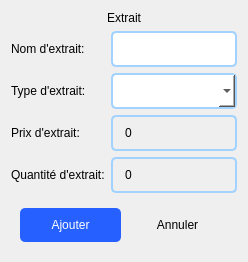
          <widget class="QWidget" name="page_25">
           <layout class="QGridLayout" name="gridLayout_31">
            <item row="0" column="0" colspan="2">
             <widget class="QLabel" name="label_44">
              <property name="maximumSize">
               <size>
                <width>16777215</width>
                <height>70</height>
               </size>
              </property>
              <property name="styleSheet">
               <string notr="true">font: italic 20pt &quot;Times New Roman&quot;;
color: rgb(0, 0, 0);
background-color: rgb(0,0, 0, 0);</string>
              </property>
              <property name="text">
               <string>Extrait</string>
              </property>
              <property name="alignment">
               <set>Qt::AlignCenter</set>
              </property>
             </widget>
            </item>
            <item row="1" column="0">
             <widget class="QLabel" name="label_39">
              <property name="styleSheet">
               <string notr="true">background-color: rgb(0,0, 0, 0);
color: rgb(0, 0, 0);
font: 12pt &quot;Times New Roman&quot;;</string>
              </property>
              <property name="text">
               <string>Nom d'extrait:</string>
              </property>
             </widget>
            </item>
            <item row="1" column="1">
             <widget class="QLineEdit" name="ext_name_2">
              <property name="styleSheet">
               <string notr="true">QLineEdit{
	outline:none;
	padding:8px 8px;
	background-color: rgb(255, 255, 255);
	font: 12pt &quot;Times New Roman&quot;;
	front-size:12px;
	border-radius:5px;
	border: 2px solid #a2d2ff

}
QLineEdit:hover{
	border:2px solid #1d3557;
	padding-left:2px;
	background-color: #edede9
}
QLineEdit:focus{
  color: #8d8d8d;
	border-color: rgb(85, 255, 0);
  
  background: #ffffff;

}</string>
              </property>
              <property name="clearButtonEnabled">
               <bool>true</bool>
              </property>
             </widget>
            </item>
            <item row="3" column="0">
             <widget class="QLabel" name="label_40">
              <property name="styleSheet">
               <string notr="true">color: rgb(0, 0, 0);
background-color: rgb(0,0, 0, 0);
font: 12pt &quot;Times New Roman&quot;;</string>
              </property>
              <property name="text">
               <string>Prix d'extrait:</string>
              </property>
             </widget>
            </item>
            <item row="5" column="0" colspan="2">
             <widget class="QFrame" name="frame_24">
              <property name="maximumSize">
               <size>
                <width>16777215</width>
                <height>70</height>
               </size>
              </property>
              <property name="styleSheet">
               <string notr="true">
QFrame{
border:non}</string>
              </property>
              <property name="frameShape">
               <enum>QFrame::StyledPanel</enum>
              </property>
              <property name="frameShadow">
               <enum>QFrame::Raised</enum>
              </property>
              <layout class="QHBoxLayout" name="horizontalLayout_9">
               <item>
                <widget class="QPushButton" name="ext_confirm_2">
                 <property name="styleSheet">
                  <string notr="true">QPushButton{
	text-align:center;
	padding: 10px 10px;
	border-radius:5px;
	
	background-color: rgb(38, 96, 255);
	
	color: rgb(255, 255, 255);
	font: 75 italic 12pt &quot;Times New Roman&quot;;
}
QPushButton:hover{
	padding-left:2px;



}
QPushButton:pressed{
	padding-Right:2px;

}</string>
                 </property>
                 <property name="text">
                  <string>Ajouter</string>
                 </property>
                </widget>
               </item>
               <item>
                <widget class="QPushButton" name="ext_cancel_2">
                 <property name="styleSheet">
                  <string notr="true">QPushButton{
	text-align:center;
	padding: 10px 10px;
	border-radius:5px;

	background-color: transparent;
	color: rgb(0, 0, 0);
	font: 75 italic 12pt &quot;Times New Roman&quot;;
}
QPushButton:hover{
	padding-left:2px;



}
QPushButton:pressed{
	padding-Right:2px;
	
	background-color: rgb(255, 23, 23);

}
QFrame{
border:non}</string>
                 </property>
                 <property name="text">
                  <string>Annuler</string>
                 </property>
                </widget>
               </item>
              </layout>
             </widget>
            </item>
            <item row="3" column="1">
             <widget class="QSpinBox" name="spinBox_6">
              <property name="styleSheet">
               <string notr="true">QSpinBox{
	text-align:left;
	padding: 8px 10px;
	border-radius:5px;
border: 2px solid #a2d2ff;
	background-color: transparent;
	color: rgb(0, 0, 0);
	font: 75 italic 12pt &quot;Times New Roman&quot;;
}
QSpinBox:hover{
	padding-left:2px;
border:2px solid #1d3557;
background-color: #edede9


}
QSpinBox:focus{
border: 2px solid  #08ff00 

}</string>
              </property>
              <property name="buttonSymbols">
               <enum>QAbstractSpinBox::NoButtons</enum>
              </property>
              <property name="maximum">
               <number>999999999</number>
              </property>
             </widget>
            </item>
            <item row="2" column="1">
             <widget class="QComboBox" name="ext_type_2">
              <property name="styleSheet">
               <string notr="true">QComboBox{
	outline:none;
	padding:8px 8px;
	background-color: rgb(255, 255, 255);
	border:1px solid black;
	front-size:12px;
	border-radius:5px;
	border: 2px solid #a2d2ff;
	color: rgb(0, 0, 0);

}
QComboBox:hover{
	border:2px solid #1d3557;
	background-color: #edede9;
padding-left:2px;
}
QComboBox:focus{
border: 2px solid  #08ff00 }
</string>
              </property>
             </widget>
            </item>
            <item row="4" column="0">
             <widget class="QLabel" name="label_41">
              <property name="styleSheet">
               <string notr="true">color: rgb(0, 0, 0);
background-color: rgb(0,0, 0, 0);
font: 12pt &quot;Times New Roman&quot;;
</string>
              </property>
              <property name="text">
               <string>Quantité d'extrait:</string>
              </property>
             </widget>
            </item>
            <item row="2" column="0">
             <widget class="QLabel" name="label_43">
              <property name="styleSheet">
               <string notr="true">color: rgb(0, 0, 0);
background-color: rgb(0,0, 0, 0);
font: 12pt &quot;Times New Roman&quot;;</string>
              </property>
              <property name="text">
               <string>Type d'extrait:</string>
              </property>
             </widget>
            </item>
            <item row="4" column="1">
             <widget class="QSpinBox" name="spinBox_11">
              <property name="styleSheet">
               <string notr="true">QSpinBox{
	text-align:left;
	padding: 8px 10px;
	border-radius:5px;
border: 2px solid #a2d2ff;
	background-color: transparent;
	color: rgb(0, 0, 0);
	font: 75 italic 12pt &quot;Times New Roman&quot;;
}
QSpinBox:hover{
	padding-left:2px;
border:2px solid #1d3557;
background-color: #edede9


}
QSpinBox:focus{
border: 2px solid  #08ff00 

}</string>
              </property>
              <property name="buttonSymbols">
               <enum>QAbstractSpinBox::NoButtons</enum>
              </property>
              <property name="maximum">
               <number>999999999</number>
              </property>
             </widget>
            </item>
           </layout>
          </widget>
